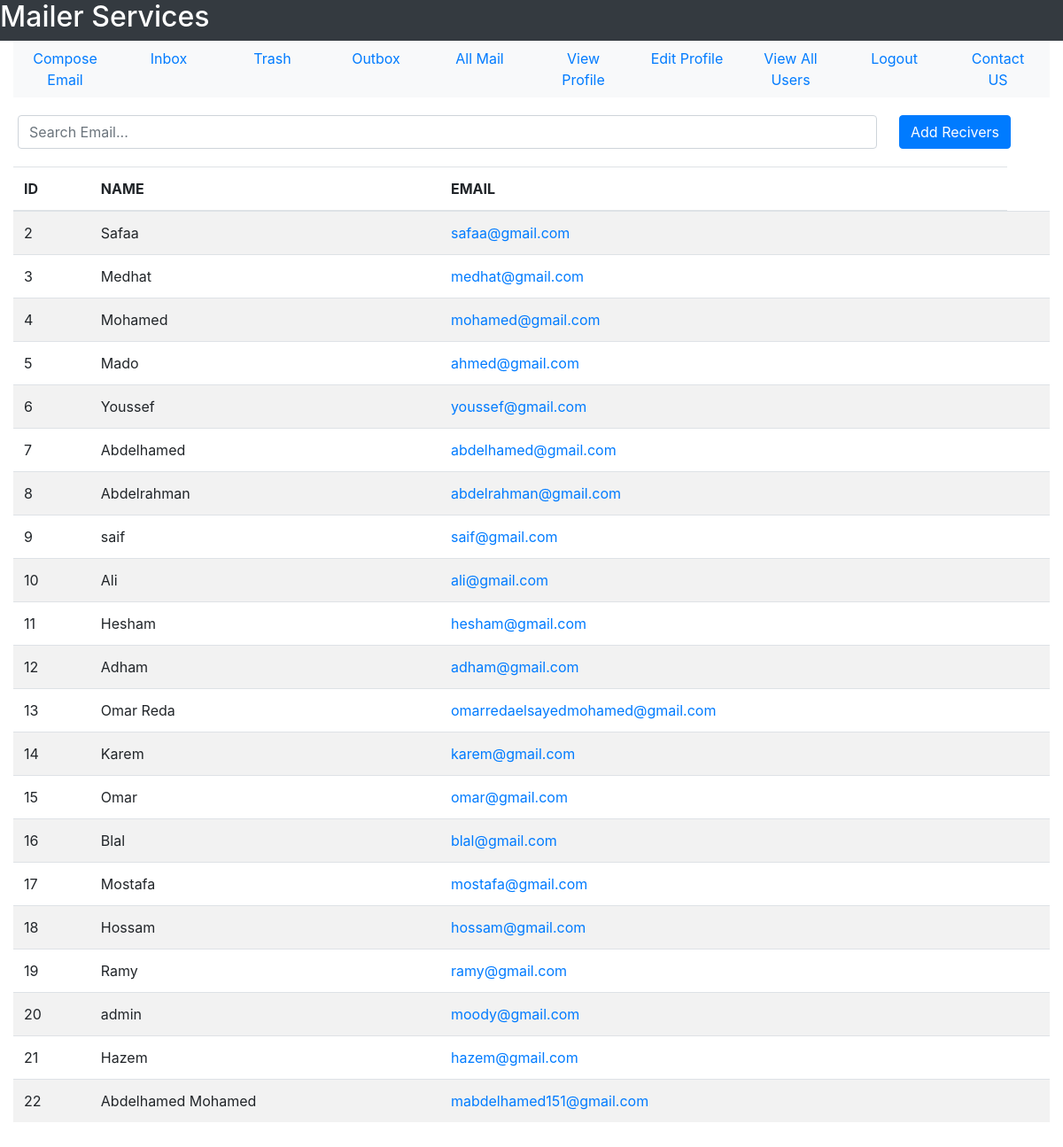
Screenshot of /All-Users (signed in) with the database file from the repository.
### tables this page shows
CREATE TABLE user(user_id INTEGER PRIMARY KEY, user_name TEXT NOT NULL, user_email TEXT NOT NULL, user_password TEXT  NOT NULL, user_gender TEXT NOT NULL, user_date_of_birth TEXT NOT NULL, user_city TEXT NOT NULL, user_country TEXT NOT NULL, user_contact INTEGER, user_account_creation_date TEXT NOT NULL, user_active INTEGER DEFAULT 0 CHECK(user_active == 1 OR user_active == 0), visits INTEGER DEFAULT 0, UNIQUE(user_email));

### User/User_Profile/user.py (the view)
@user_profile_bp.route('/All-Users')
def view_all_users():
    if check_authentication() == False:
        return redirect(url_for('forms_bp.login_form_page'))
    sqlite_connection = sqlite3.connect('Mail_DB.db')
    select_allusers_query = """SELECT user_id , user_name, user_email FROM user WHERE user_id != ?;"""
    allUsers = sqlite_connection.execute(
        select_allusers_query, (get_user_id(session["email"]),)).fetchall()
    sqlite_connection.close()
    return render_template("User_Profile/allUsers.html", allUsers=allUsers, user_mail=session["email"])

### Forms/forms.py (called while the page is built)
def check_authentication():
    if session.get('email') == None:
        return False
    return True

### User/User_Mail/user_mail.py (called while the page is built)
def get_user_id(user_email):
    sqlite_connection = sqlite3.connect('MAIL_DB.db')
    select_user_query = """SELECT user_id FROM user WHERE user_email = ?;"""
    select_user_query_data = (user_email,)
    user_record = sqlite_connection.execute(
        select_user_query, select_user_query_data)
    user_id = 0
    for data in user_record:
        user_id = data[0]
    sqlite_connection.close()
    return user_id

### User/User_Profile/templates/User_Profile/allUsers.html (shortened to what this page needs)
<!DOCTYPE html>
<html lang = "en">
    <head>
        <link rel="stylesheet" href="https://maxcdn.bootstrapcdn.com/bootstrap/4.5.2/css/bootstrap.min.css">
    </head>
    <body>
        <div class = "container-fluid">
        <div class = "row bg-dark text-white">
            <h2>Mailer Services</h2>
        </div>
        <div>
            <ul class = "nav nav-justified bg-light">
                <li class = 'nav-item'>
                    <a href = "{{url_for('user_mail_bp.compose_email')}}" class = 'nav-link'>Compose Email</a>
                </li>
                <li class = 'nav-item'>
                    <a href = "{{url_for('user_mail_bp.see_inbox')}}" class = 'nav-link'>Inbox</a>
                </li>
                <li class = 'nav-item'>
                    <a href = "{{url_for('user_mail_bp.trash')}}" class = 'nav-link'>Trash</a>
                </li>
                <li class = 'nav-item'>
                    <a href = "{{url_for('user_mail_bp.see_outbox')}}" class = 'nav-link'>Outbox</a>
                </li>
                <li class = 'nav-item'>
                    <a href = "{{url_for('user_mail_bp.see_all_mail')}}" class = 'nav-link'>All Mail</a>
                </li>
                <li class = 'nav-item'>
                    <a href = "{{url_for('user_profile_bp.view_profile')}}" class = 'nav-link'>View Profile</a>
                </li>
                <li class = 'nav-item'>
                    <a href = "{{url_for('user_profile_bp.edit_profile_form')}}" class = 'nav-link'>Edit Profile</a>
                </li>
                <li class = 'nav-item'>
                    <a href = "{{url_for('user_profile_bp.view_all_users')}}" class = 'nav-link'>View All Users</a>
                </li>
                <li class = 'nav-item'>
                    <a href = "{{url_for('user_profile_bp.logout')}}" class = 'nav-link'>Logout</a>
                </li>
                <li class = 'nav-item'>
                    <a href = "{{url_for('user_profile_bp.contact_us')}}" class = 'nav-link'>Contact US</a>
                </li>
            </ul>
        </div>
        <div class = "row">
            <div class = "col-10">
                <input type = "text" class = "form-control" id = "userInput" placeholder = "Search Email..." style = "margin-top: 20px;margin-bottom: 20px;">
            </div>
            <div class = "col-2">
                <button class = "btn btn-primary" id = "addReceiversButton" style = "margin-top: 20px;">Add Recivers</button>
            </div>
        </div>
        <table class = "table table-striped">
            <thead>
            <tr>
                <th>ID</th>
                <th>NAME</th>
                <th>EMAIL</th>
            </tr>
            </thead>
            <tbody>
            {%for user in allUsers:%}
                <tr id = "row">
                    <td id = "userID">{{user[0]}}</td>
                    <td id = "userName">{{user[1]}}</td>
                    <td><a id = "userMail" href = "{{url_for('user_mail_bp.compose_to_email', user_mail = user[2])}}">{{user[2]}}</a></td>
                    <td><button class = "btn btn-primary btn-sm" id = "addBtns" style = "display: none;">Add</button></td>
                </tr>
            {%endfor%}
            </tbody>
        </table>
        <div>
        <table style = "height: 100px;">
            <tr>
                <td>
                </td>
                <td>
                </td>
                <td>
                </td>
                <td>
                </td>
                </tr>
        </table>
        </div>
        </div>
    </body>
    </html>

### User/User_Profile/templates/User_Profile/allUsers.html (style rules this page uses)
.form-control { margin: 5px; }

### rows the page displays
user: user_id "2", user_name "Safaa", user_email "safaa@gmail.com"
user: user_id "3", user_name "Medhat", user_email "medhat@gmail.com"
user: user_id "4", user_name "Mohamed", user_email "mohamed@gmail.com"
user: user_id "5", user_name "Mado", user_email "ahmed@gmail.com"
user: user_id "6", user_name "Youssef", user_email "youssef@gmail.com"
user: user_id "7", user_name "Abdelhamed", user_email "abdelhamed@gmail.com"
user: user_id "8", user_name "Abdelrahman", user_email "abdelrahman@gmail.com"
user: user_id "9", user_name "saif", user_email "saif@gmail.com"
user: user_id "10", user_name "Ali", user_email "ali@gmail.com"
user: user_id "11", user_name "Hesham", user_email "hesham@gmail.com"
user: user_id "12", user_name "Adham", user_email "adham@gmail.com"
user: user_id "13", user_name "Omar Reda", user_email "omarredaelsayedmohamed@gmail.com"
user: user_id "14", user_name "Karem", user_email "karem@gmail.com"
user: user_id "15", user_name "Omar", user_email "omar@gmail.com"
user: user_id "16", user_name "Blal", user_email "blal@gmail.com"
user: user_id "17", user_name "Mostafa", user_email "mostafa@gmail.com"
user: user_id "18", user_name "Hossam", user_email "hossam@gmail.com"
user: user_id "19", user_name "Ramy", user_email "ramy@gmail.com"
user: user_id "20", user_name "admin", user_email "moody@gmail.com"
user: user_id "21", user_name "Hazem", user_email "hazem@gmail.com"
user: user_id "22", user_name "Abdelhamed Mohamed", user_email "mabdelhamed151@gmail.com"
